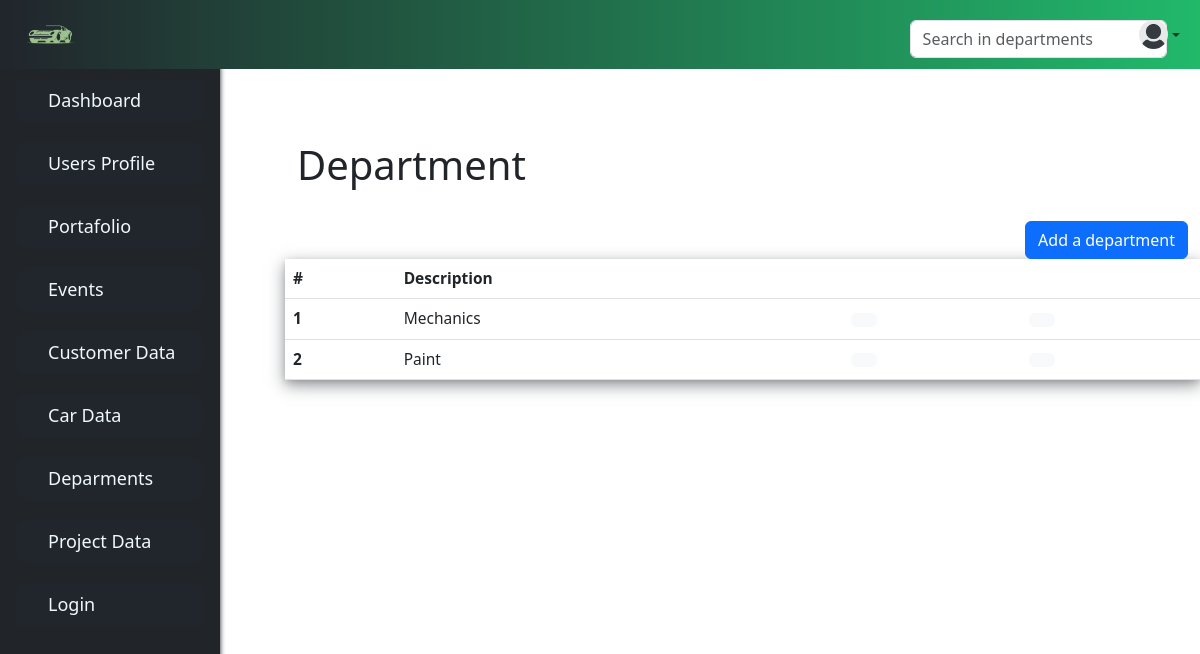
Screenshot of /departments/ with the database file from the repository.
### webapp/system/models.py (models this page shows, shortened)
class Departments(db.Model):
    id = db.Column(db.Integer(), primary_key=True)
    description = db.Column(db.String(), nullable=False)
    projectdata = db.relationship('ProjectData', backref='departments')

### webapp/system/controllers.py (the view)
@system_blueprint.route('/departments/',methods=['GET', 'POST'])
def departments():
    form=DepartmentsForm()
    searchForm = SearchForm()
    our_departments= Departments.query.order_by(Departments.id)
    return render_template('system/departments.html', our_models=our_departments, form=form, SearchForm=searchForm)

### webapp/system/forms.py
class DepartmentsForm(FlaskForm):
    description = StringField('Description', validators=[DataRequired()])
    submit = SubmitField('Submit')

### webapp/searched/forms.py
class SearchForm(Form):
    bar_search = StringField('Searched:', validators=[DataRequired()])
    submit = SubmitField('Submit')

### webapp/templates/system/departments.html (shortened to what this page needs)
{% extends 'base.html' %}
{% block content %}
<br/>
		<h1>Department </h1>
		<br/>
		<div class="izq">
			<button type="button" class="btn btn-primary" data-bs-toggle="modal" data-bs-target='#document-textModal' >
				Add a department
			</button>
		</div>
		</div>
		<table class="table table-hover table" >
			<thead class="thead">
                    <tr>
						<th scope="col">#</th>
						{% include 'system/tables-header/departments-tables-header.html' %}
                      <th scope="col"></th>
					  <th scope="col"></th>
                      </tr>
			</thead>
			{% for our_model in our_models %}
				<tbody>
					<tr>
						<th scope="row">{{our_model.id}}</th>
                        {% include 'system/tables/departments-table.html' %}
                        {% include 'system/modals/departments-modals-btn.html' %}
                    </tr>
				</tbody>
			{%endfor%}
</table>
{% endblock %}

### webapp/templates/system/tables/departments-table.html
<td>{{our_model.description}}</td>

### webapp/templates/system/modals/departments-modals-btn.html (shortened to what this page needs)
<td>
<button type="button" class="btn btn-light" data-bs-toggle="modal" data-bs-target="#editModal{{our_model.id}}">
</button>
</td>
<td>
    <button type="submit" class="btn btn-light" >
  </button>
</td>

### webapp/static/css/style.css (style rules this page uses)
body { background-color: white; }
.table { background-color: rgba(190, 226, 245, 0.1); box-shadow: 0 2px 5px 0 rgba(33,37,44, 0.1), 0 5px 15px 0 rgba(33,37,44, 0.5); font-size: 15.5px; }
.thead { background-color: #21b96b; color: rgb(255, 255, 255); }
.izq { text-align:right; }

### rows the page displays
Departments: id "1", description "Mechanics"
Departments: id "2", description "Paint"
